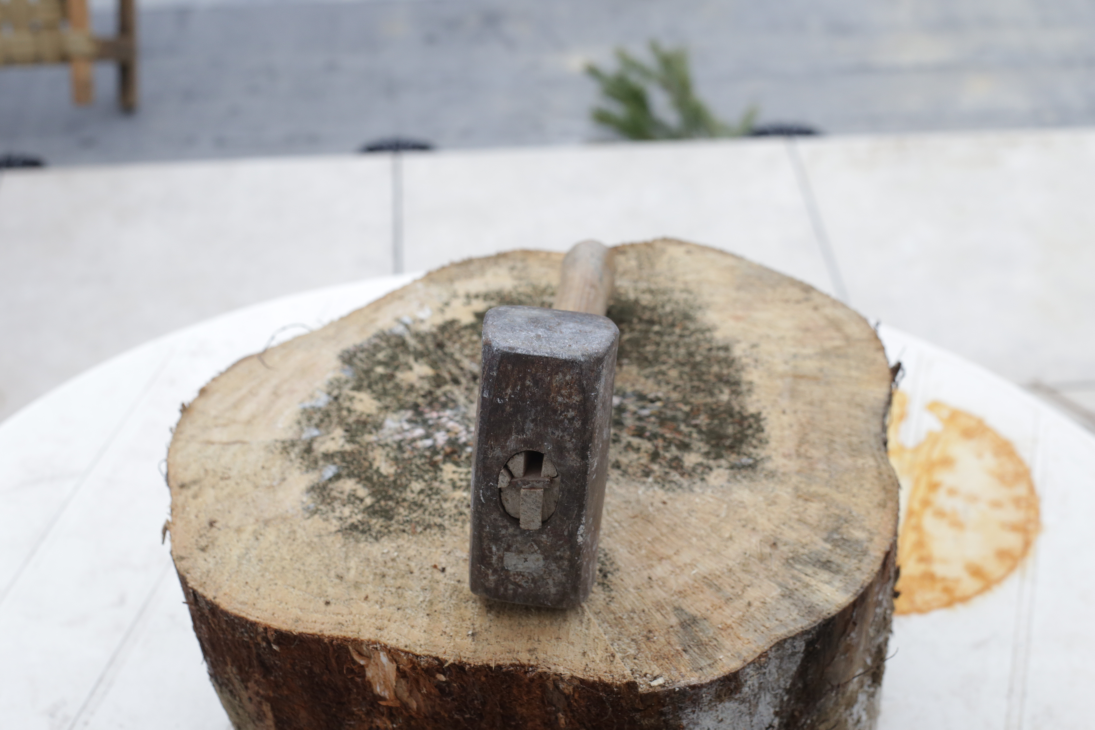
#> input picture Images/IMG_1599.JPG, 5472 x 3648 px (shown at 1/5 size)
$ python -i improved_processing.py   (imports and definitions only)
#> lines starting #> are read from the running program, lines starting #| are printed output that depends on the picture; after the words box and inside, x2 and y2 are one past the last pixel; in counts of white or black regions, pixels touching at a corner belong together
#> further down, picture is the input picture: shape (3648, 5472, 3); mean B, G, R 169.8, 174.4, 178.8
#!/usr/bin/env python3
"""
IMPROVED Structure from Motion Pipeline with:
- Camera calibration tool
- Image preprocessing (background removal, cropping)
- Better feature matching
- Improved outlier filtering
"""

import cv2
import numpy as np
import os
import glob
from pathlib import Path

# ============================================================================
# CONFIGURATION - OPTIMIZED FOR BETTER RECONSTRUCTION
# ============================================================================

SCRIPT_DIR = os.path.dirname(os.path.abspath(__file__))

CONFIG = {
    'IMAGES_DIR': os.path.join(SCRIPT_DIR, 'Images'),
    'IMAGE_EXTENSIONS': ['.jpg', '.png', '.jpeg', '.ppm', '.JPG', '.PNG', '.JPEG', '.PPM'],
    'MAX_IMAGES': 100,
    'DOWNSCALE_FACTOR': 1.0,      # Keep full resolution for better quality
    'MIN_MATCHES': 50,             # Increased for better quality
    'REPROJ_THRESHOLD': 1.0,       # Stricter (was 3.0)
    'LOWE_RATIO': 0.7,             # Stricter (was 0.75)
    'SIFT_FEATURES': 5000,         # More features (was 3000)
    'MAX_PAIR_DISTANCE': 8,        # Check more pairs
    'MIN_INLIER_RATIO': 0.3,       # Stricter (was 0.15)
    'OUTPUT_FORMATS': ['ply', 'obj', 'xyz'],
    'OUTPUT_DIR': SCRIPT_DIR,

    # Mesh generation
    'GENERATE_MESH': True,
    'MESH_METHODS': ['poisson', 'ball_pivoting'],  # Skip alpha_shape (less stable)
    'POISSON_DEPTH': 10,           # Higher quality (was 9)
    'BALL_PIVOT_RADIUS': None,

    # NEW: Preprocessing options
    'AUTO_CROP': True,             # Automatically crop to object
    'REMOVE_BACKGROUND': False,    # Remove background (experimental)
    'BACKGROUND_THRESHOLD': 30,    # For background removal
    'SAVE_PREPROCESSED': True,     # Save cropped images for inspection

    # NEW: Use calibrated camera if available
    'USE_CALIBRATION_FILE': True,
    'CALIBRATION_FILE': os.path.join(SCRIPT_DIR, 'camera_calibration.npz'),
}

# Default intrinsics (will be overridden by calibration or auto-calibration)
K_MATRIX = np.array([
    [800, 0, 320],
    [0, 800, 240],
    [0,   0,   1]
], dtype=np.float64)

AUTO_CALIBRATE = True


# ============================================================================
# CAMERA CALIBRATION TOOL
# ============================================================================

# [105 lines left out: function calibrate_camera_from_checkerboard, not called in this run]


# ============================================================================
# IMAGE PREPROCESSING
# ============================================================================

def auto_crop_to_object(image, margin=50):
    """
    Automatically crop image to focus on the main object using edge detection.
    """
#> called with margin = 50
    gray = cv2.cvtColor(image, cv2.COLOR_BGR2GRAY)
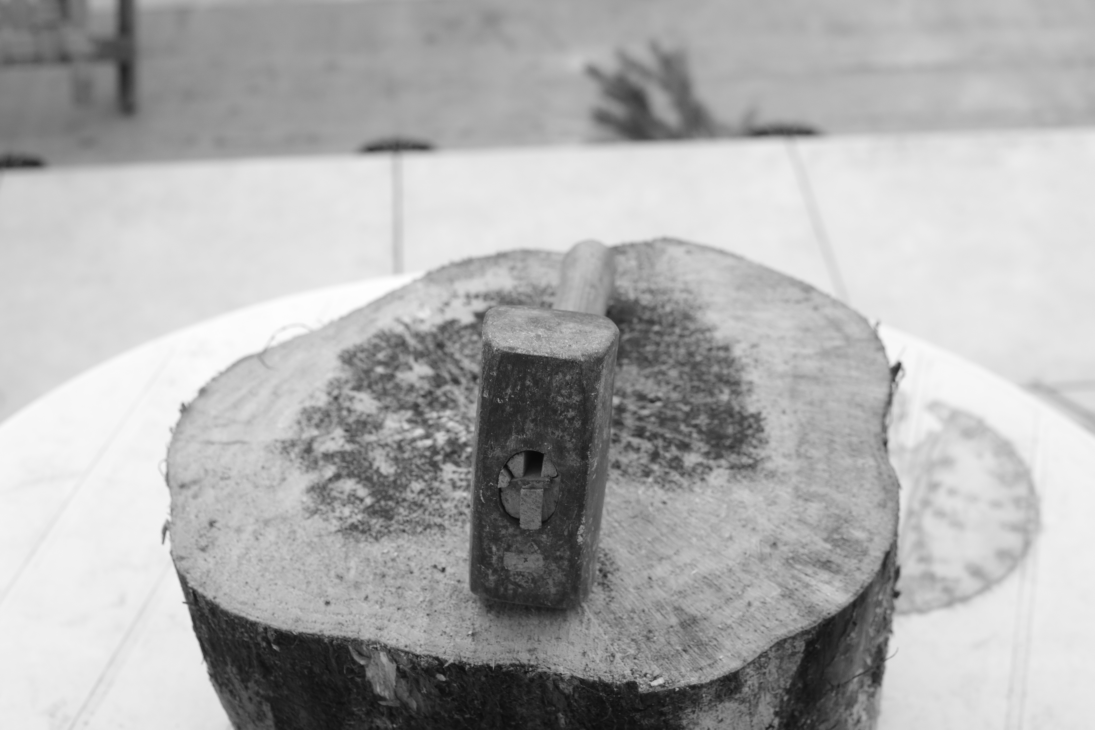
#> gray: shape (3648, 5472) (shown at 1/5 size); min 8, max 255, mean 175.2

    # Apply Gaussian blur and edge detection
    blurred = cv2.GaussianBlur(gray, (5, 5), 0)
    edges = cv2.Canny(blurred, 50, 150)
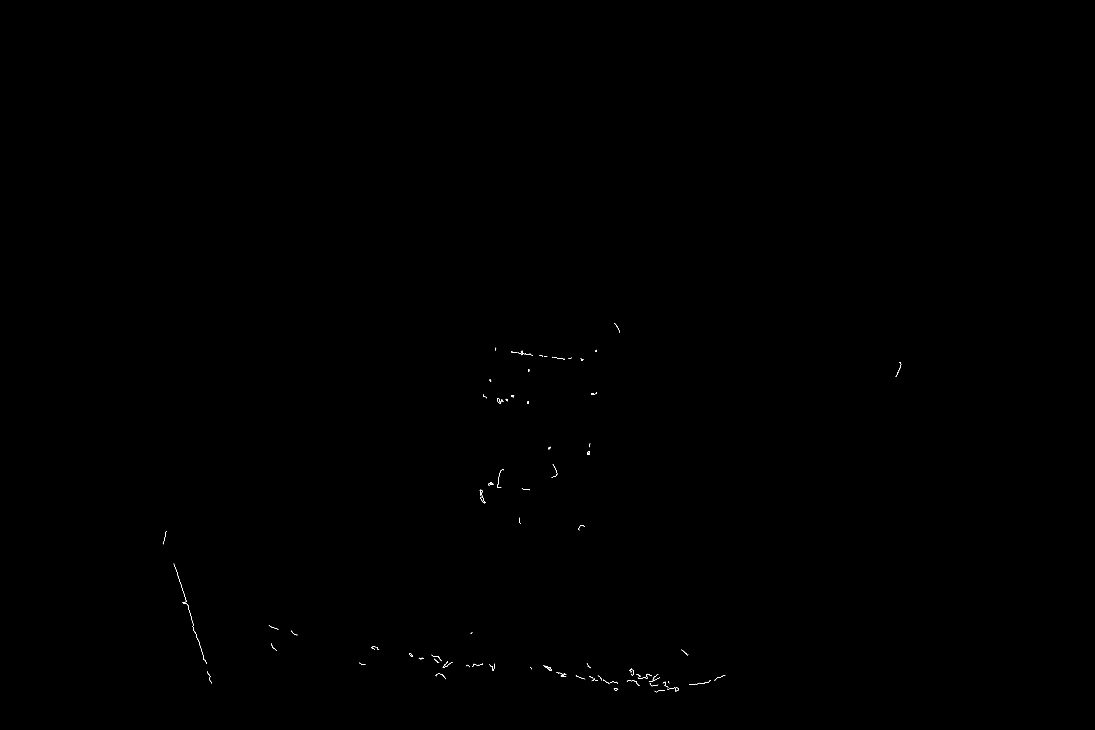
#> edges: shape (3648, 5472) (shown at 1/5 size); 0.03% white in thin lines or dots, all inside (x1, y1, x2, y2) = (814, 1615, 4506, 3461)

    # Find contours
    contours, _ = cv2.findContours(edges, cv2.RETR_EXTERNAL, cv2.CHAIN_APPROX_SIMPLE)
#> contours = 89 contours, 76 with area under 20; largest, box (x1, y1, x2, y2) and area: (2487, 1991, 2506, 2016) 204, (2442, 2413, 2466, 2427) 174, (2527, 1994, 2540, 2006) 54, (2636, 2007, 2645, 2019) 51, (2398, 2449, 2427, 2517) 37

    if len(contours) == 0:
        return image, None

    # Get bounding box of all contours
    x_min, y_min = image.shape[1], image.shape[0]
#> x_min = 5472; y_min = 3648
    x_max, y_max = 0, 0

    for contour in contours:
        x, y, w, h = cv2.boundingRect(contour)
        x_min = min(x_min, x)
        y_min = min(y_min, y)
        x_max = max(x_max, x + w)
        y_max = max(y_max, y + h)
#> this loop made 89 passes
#> (x, y, w, h, x_min, y_min, x_max) on passes 1 to 12: (3272, 3450, 53, 11, 3272, 3450, 3325), (3069, 3441, 22, 14, 3069, 3441, 3325), (3336, 3438, 43, 19, 3069, 3438, 3379), (3379, 3437, 15, 19, 3069, 3437, 3394), (3274, 3424, 17, 4, 3069, 3424, 3394), (3445, 3419, 42, 6, 3069, 3419, 3487), (3248, 3415, 26, 16, 3069, 3415, 3487), (3183, 3413, 15, 16, 3069, 3413, 3487), (3314, 3408, 28, 30, 3069, 3408, 3487), (3050, 3408, 39, 12, 3050, 3408, 3487), (3341, 3407, 6, 9, 3050, 3407, 3487), (3134, 3401, 51, 11, 3050, 3401, 3487)

    # Add margin
    x_min = max(0, x_min - margin)
#> x_min = 764
    y_min = max(0, y_min - margin)
#> y_min = 1565
    x_max = min(image.shape[1], x_max + margin)
#> x_max = 4556
    y_max = min(image.shape[0], y_max + margin)
#> y_max = 3511

    # Crop
    cropped = image[y_min:y_max, x_min:x_max]
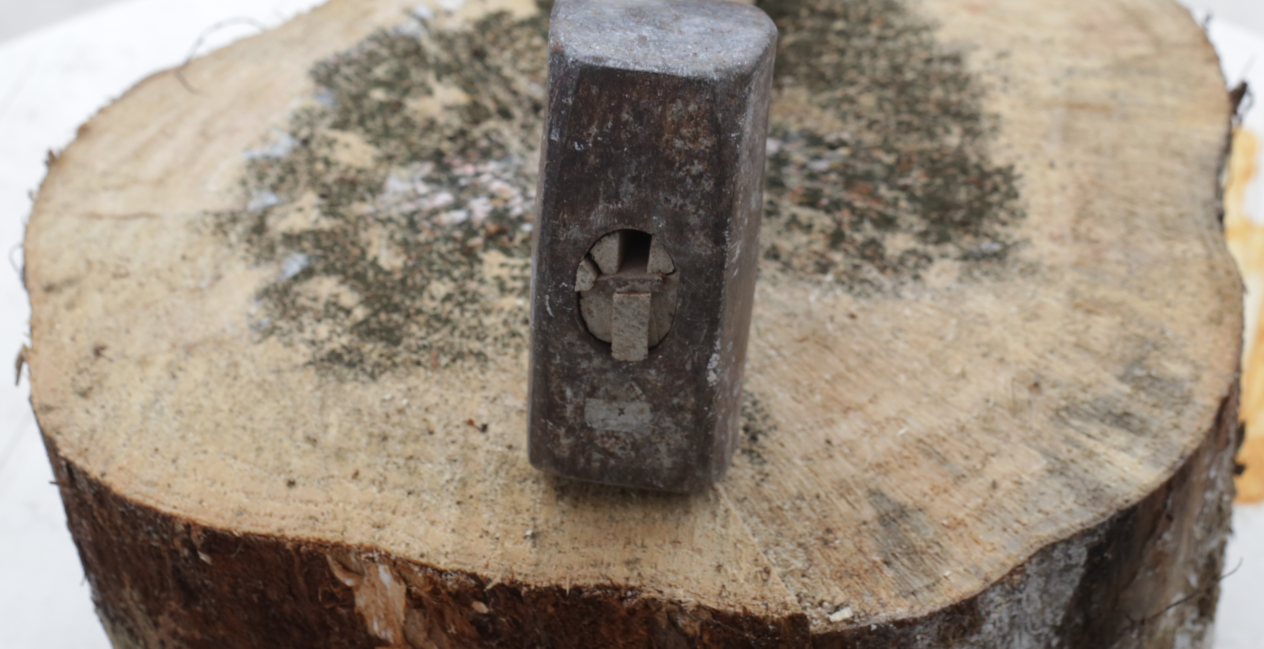
#> cropped: shape (1946, 3792, 3) (shown at 1/3 size); mean B, G, R 123.6, 138.2, 150.6
    bbox = (x_min, y_min, x_max, y_max)
#> bbox = (764, 1565, 4556, 3511)

    return cropped, bbox


# [401 lines left out: functions remove_background_grabcut, preprocess_images, detect_features_improved, match_features_improved, triangulate_improved, load_intrinsics and 5 more, not called in this run]


# Import mesh generation functions from original code
from processing import (
    generate_all_meshes, export_all_formats,
    save_ply, save_obj, save_xyz
)


# ============================================================================
# MAIN
# ============================================================================

# [58 lines left out: function main, not called in this run]


# [2 lines not run here, left out]

>>> import cv2
>>> picture = cv2.imread('Images/IMG_1599.JPG')
>>> result = auto_crop_to_object(picture)
